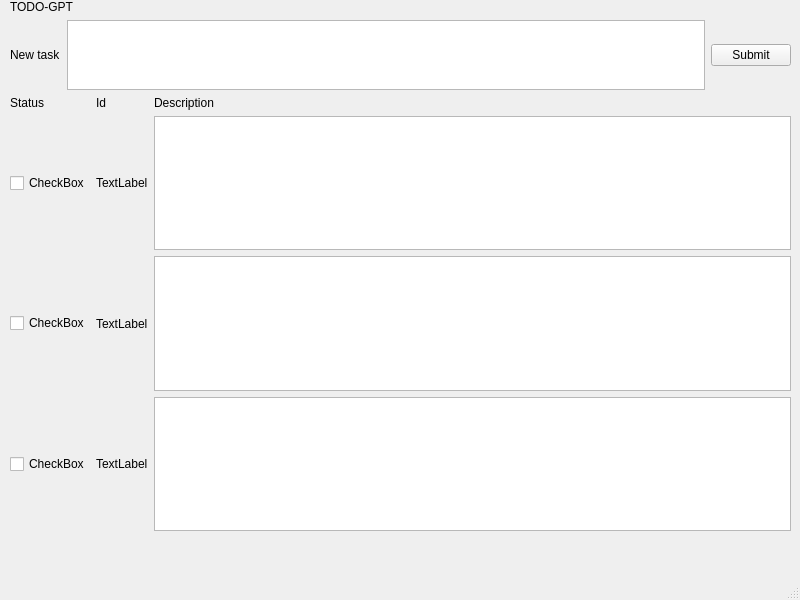
<?xml version="1.0" encoding="UTF-8"?>
<ui version="4.0">
 <class>MainWindow</class>
 <widget class="QMainWindow" name="MainWindow">
  <property name="geometry">
   <rect>
    <x>0</x>
    <y>0</y>
    <width>800</width>
    <height>600</height>
   </rect>
  </property>
  <property name="windowTitle">
   <string>MainWindow</string>
  </property>
  <widget class="QWidget" name="centralwidget">
   <widget class="QWidget" name="verticalLayoutWidget">
    <property name="geometry">
     <rect>
      <x>10</x>
      <y>0</y>
      <width>781</width>
      <height>531</height>
     </rect>
    </property>
    <layout class="QVBoxLayout" name="verticalLayout">
     <item>
      <widget class="QLabel" name="label">
       <property name="text">
        <string>TODO-GPT</string>
       </property>
      </widget>
     </item>
     <item>
      <layout class="QHBoxLayout" name="horizontalLayout_2">
       <item>
        <widget class="QLabel" name="newTaskButton">
         <property name="text">
          <string>New task</string>
         </property>
        </widget>
       </item>
       <item>
        <widget class="QPlainTextEdit" name="plainTextEdit"/>
       </item>
       <item>
        <widget class="QPushButton" name="submitButton">
         <property name="text">
          <string>Submit</string>
         </property>
        </widget>
       </item>
      </layout>
     </item>
     <item>
      <layout class="QHBoxLayout" name="horizontalLayout">
       <item>
        <layout class="QGridLayout" name="gridLayout_3">
         <item row="4" column="0">
          <widget class="QCheckBox" name="checkBox1">
           <property name="text">
            <string>CheckBox</string>
           </property>
          </widget>
         </item>
         <item row="4" column="1">
          <widget class="QLabel" name="task1Label">
           <property name="text">
            <string>TextLabel</string>
           </property>
          </widget>
         </item>
         <item row="5" column="1">
          <widget class="QLabel" name="task2Label">
           <property name="text">
            <string>TextLabel</string>
           </property>
          </widget>
         </item>
         <item row="6" column="0">
          <widget class="QCheckBox" name="checkBox3">
           <property name="text">
            <string>CheckBox</string>
           </property>
          </widget>
         </item>
         <item row="6" column="1">
          <widget class="QLabel" name="task3Label">
           <property name="text">
            <string>TextLabel</string>
           </property>
          </widget>
         </item>
         <item row="6" column="2">
          <widget class="QTextBrowser" name="task3TextBrowser"/>
         </item>
         <item row="2" column="0">
          <widget class="QLabel" name="statusLabel">
           <property name="text">
            <string>Status</string>
           </property>
          </widget>
         </item>
         <item row="2" column="1">
          <widget class="QLabel" name="idLabel">
           <property name="text">
            <string>Id</string>
           </property>
          </widget>
         </item>
         <item row="5" column="2">
          <widget class="QTextBrowser" name="task2TextBrowser"/>
         </item>
         <item row="4" column="2">
          <widget class="QTextBrowser" name="task1TextBrowser"/>
         </item>
         <item row="5" column="0">
          <widget class="QCheckBox" name="checkBox2">
           <property name="text">
            <string>CheckBox</string>
           </property>
          </widget>
         </item>
         <item row="2" column="2">
          <widget class="QLabel" name="descLabel">
           <property name="text">
            <string>Description</string>
           </property>
          </widget>
         </item>
        </layout>
       </item>
      </layout>
     </item>
    </layout>
   </widget>
  </widget>
  <widget class="QMenuBar" name="menubar">
   <property name="geometry">
    <rect>
     <x>0</x>
     <y>0</y>
     <width>800</width>
     <height>36</height>
    </rect>
   </property>
  </widget>
  <widget class="QStatusBar" name="statusbar"/>
 </widget>
 <resources/>
 <connections/>
</ui>
